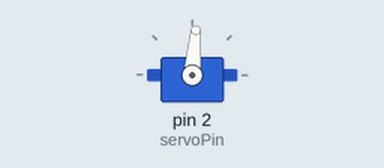
Recording of a sketch running on a simulated Arduino Uno, built with avr-gcc and run on an emulated ATmega328P. On the bench: servo.

Above: at 0.05 s.
At 2.5 s:
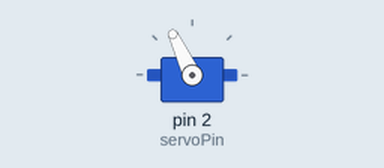
At 5.0 s:
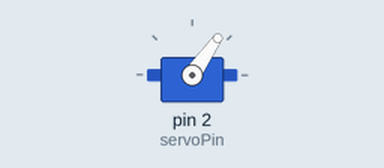
Timing chart, 0 to 7.8 s (numbered marks = the images above):
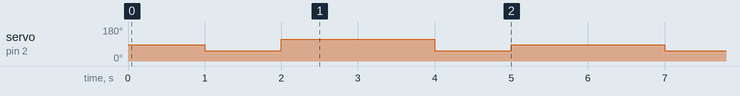

Measured:
- by itself, servo on pin 2 (servoPin): repeats every 6.0 s: 115° 2.0 s, 55° 1.0 s, 85° 2.0 s, 55° 1.0 s

The sketch:

servomotor.ino.ino
```cpp
// Include the Servo library
#include <Servo.h>
// Declare the Servo pin
int servoPin = 2;
//int angle = 90;
// Create a servo object
Servo Servo1;
void setup() {
   // We need to attach the servo to the used pin number
   Servo1.attach(servoPin);
}
void loop(){
   // Make servo go to 85 degrees; centre of the turning, Go straight.
   Servo1.write(85);
   delay(1000);
   Servo1.write(55);
   delay(1000);
  // Servo1.write(85);
  // delay(1000);
   Servo1.write(115);
   delay(2000);
   Servo1.write(55);
   delay(1000);
   Servo1.write(85);
   delay(1000);

  /* while(true) {
    if(angle > 90 && angle < 120)
   }
*/
}
```
